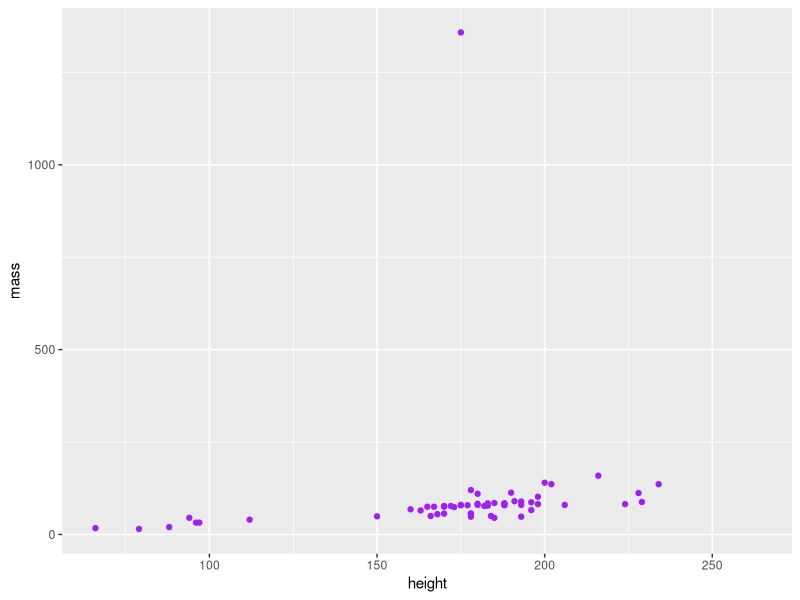

Source code (R):
## ---- chunk 1
knitr::opts_chunk$set(echo = TRUE)
library(tidyverse)
## ---- chunk 2
# summary of starwars
summary(starwars)

# look at first few lines
head(starwars)

# check out dimensions
dim(starwars)
## ---- chunk 3
ggplot(data = starwars, aes(x = height, y = mass)) +
  geom_point(color = "purple")
## ---- chunk 4
sw_height_mean <- mean(starwars$height, na.rm = TRUE)
# na.rm removes NA values
sw_height_mean

# Using similar naming, find:
# Variance fo character height
sw_height_var <- var(starwars$height, na.rm = TRUE)
sw_height_var # units: cm^2

# Standard deviation of character height
sw_height_sd <- sd(starwars$height, na.rm = TRUE)
sw_height_sd # unis: cm
## ---- chunk 5
5 < 10

"cat" > "armadillo"
"cat" > "elephant"
"cat" < "cats"
"dog" == "dog"
"f" < "z"
## ---- chunk 6
10 <= 11

5 >= 4

3<= 1
## ---- chunk 7
tarantulas <- c(1,3,7,10,15)

tarantulas > 5

## ---- chunk 8
3 < 1 | 8 > 2

6 < 10 & 5 < 1

7 != 11

4 != 4 | 2 < 5 | 6 > 10

0 == FALSE
1 == TRUE
## ---- chunk 9

